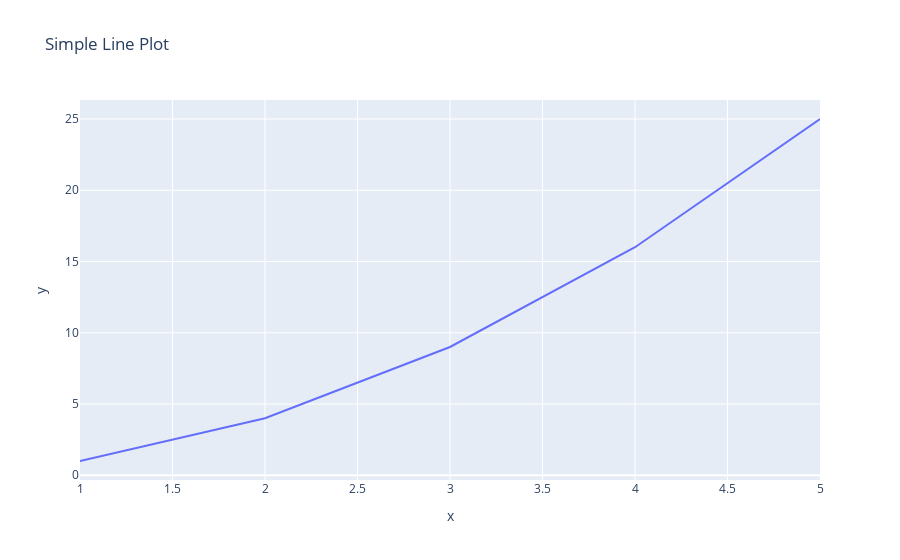

Source (notebook cell):
### Code cell
import plotly.express as px

x = [1, 2, 3, 4, 5]
y = [1, 4, 9, 16, 25]

fig = px.line(x=x, y=y, title="Simple Line Plot")
fig.show()

### Figure 1 — Plotly figure (JSON) as saved in the notebook; plotly's stock layout.template omitted (floating-point values rounded to 4 significant figures)
{"data": [{"hovertemplate": "x=%{x}<br>y=%{y}<extra></extra>", "legendgroup": "", "line": {"color": "#636efa", "dash": "solid"}, "marker": {"symbol": "circle"}, "mode": "lines", "name": "", "orientation": "v", "showlegend": false, "type": "scatter", "x": [1, 2, 3, 4, 5], "xaxis": "x", "y": [1, 4, 9, 16, 25], "yaxis": "y"}], "layout": {"legend": {"tracegroupgap": 0}, "title": {"text": "Simple Line Plot"}, "xaxis": {"anchor": "y", "domain": [0, 1], "title": {"text": "x"}}, "yaxis": {"anchor": "x", "domain": [0, 1], "title": {"text": "y"}}}}
